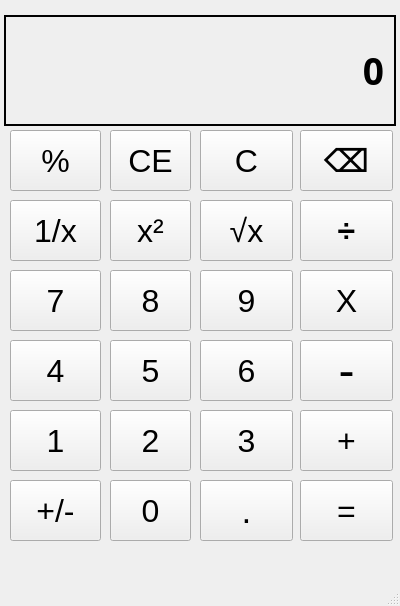
<?xml version="1.0" encoding="UTF-8"?>
<ui version="4.0">
 <class>MainWindow</class>
 <widget class="QMainWindow" name="MainWindow">
  <property name="geometry">
   <rect>
    <x>0</x>
    <y>0</y>
    <width>400</width>
    <height>606</height>
   </rect>
  </property>
  <property name="font">
   <font>
    <pointsize>9</pointsize>
    <weight>50</weight>
    <bold>false</bold>
    <underline>false</underline>
   </font>
  </property>
  <property name="windowTitle">
   <string>Calculator</string>
  </property>
  <property name="toolButtonStyle">
   <enum>Qt::ToolButtonIconOnly</enum>
  </property>
  <property name="tabShape">
   <enum>QTabWidget::Rounded</enum>
  </property>
  <widget class="QWidget" name="centralwidget">
   <widget class="QLabel" name="Output">
    <property name="enabled">
     <bool>true</bool>
    </property>
    <property name="geometry">
     <rect>
      <x>4</x>
      <y>15</y>
      <width>392</width>
      <height>111</height>
     </rect>
    </property>
    <property name="font">
     <font>
      <family>Malgun Gothic</family>
      <pointsize>28</pointsize>
      <weight>75</weight>
      <bold>true</bold>
     </font>
    </property>
    <property name="frameShape">
     <enum>QFrame::WinPanel</enum>
    </property>
    <property name="lineWidth">
     <number>19</number>
    </property>
    <property name="midLineWidth">
     <number>19</number>
    </property>
    <property name="text">
     <string>0</string>
    </property>
    <property name="textFormat">
     <enum>Qt::PlainText</enum>
    </property>
    <property name="alignment">
     <set>Qt::AlignRight|Qt::AlignTrailing|Qt::AlignVCenter</set>
    </property>
    <property name="margin">
     <number>15</number>
    </property>
    <property name="indent">
     <number>-1</number>
    </property>
   </widget>
   <widget class="QPushButton" name="percentButton">
    <property name="geometry">
     <rect>
      <x>10</x>
      <y>130</y>
      <width>91</width>
      <height>61</height>
     </rect>
    </property>
    <property name="font">
     <font>
      <pointsize>24</pointsize>
     </font>
    </property>
    <property name="text">
     <string>%</string>
    </property>
    <property name="iconSize">
     <size>
      <width>20</width>
      <height>20</height>
     </size>
    </property>
   </widget>
   <widget class="QPushButton" name="CE">
    <property name="geometry">
     <rect>
      <x>110</x>
      <y>130</y>
      <width>81</width>
      <height>61</height>
     </rect>
    </property>
    <property name="font">
     <font>
      <pointsize>24</pointsize>
     </font>
    </property>
    <property name="text">
     <string>CE</string>
    </property>
   </widget>
   <widget class="QPushButton" name="CButton">
    <property name="geometry">
     <rect>
      <x>200</x>
      <y>130</y>
      <width>93</width>
      <height>61</height>
     </rect>
    </property>
    <property name="font">
     <font>
      <pointsize>24</pointsize>
     </font>
    </property>
    <property name="text">
     <string>C</string>
    </property>
   </widget>
   <widget class="QPushButton" name="BackButton">
    <property name="geometry">
     <rect>
      <x>300</x>
      <y>130</y>
      <width>93</width>
      <height>61</height>
     </rect>
    </property>
    <property name="font">
     <font>
      <pointsize>24</pointsize>
      <weight>75</weight>
      <bold>true</bold>
     </font>
    </property>
    <property name="text">
     <string>⌫</string>
    </property>
   </widget>
   <widget class="QPushButton" name="divisionbyx">
    <property name="geometry">
     <rect>
      <x>10</x>
      <y>200</y>
      <width>91</width>
      <height>61</height>
     </rect>
    </property>
    <property name="font">
     <font>
      <pointsize>24</pointsize>
      <weight>50</weight>
      <bold>false</bold>
     </font>
    </property>
    <property name="text">
     <string>1/x</string>
    </property>
   </widget>
   <widget class="QPushButton" name="power2">
    <property name="geometry">
     <rect>
      <x>110</x>
      <y>200</y>
      <width>81</width>
      <height>61</height>
     </rect>
    </property>
    <property name="font">
     <font>
      <pointsize>24</pointsize>
     </font>
    </property>
    <property name="text">
     <string>x²</string>
    </property>
   </widget>
   <widget class="QPushButton" name="rootx">
    <property name="geometry">
     <rect>
      <x>200</x>
      <y>200</y>
      <width>93</width>
      <height>61</height>
     </rect>
    </property>
    <property name="font">
     <font>
      <pointsize>24</pointsize>
     </font>
    </property>
    <property name="text">
     <string>√x</string>
    </property>
   </widget>
   <widget class="QPushButton" name="devide">
    <property name="geometry">
     <rect>
      <x>300</x>
      <y>200</y>
      <width>93</width>
      <height>61</height>
     </rect>
    </property>
    <property name="font">
     <font>
      <pointsize>24</pointsize>
      <weight>75</weight>
      <bold>true</bold>
     </font>
    </property>
    <property name="text">
     <string>÷</string>
    </property>
   </widget>
   <widget class="QPushButton" name="button7">
    <property name="geometry">
     <rect>
      <x>10</x>
      <y>270</y>
      <width>91</width>
      <height>61</height>
     </rect>
    </property>
    <property name="font">
     <font>
      <pointsize>24</pointsize>
     </font>
    </property>
    <property name="text">
     <string>7</string>
    </property>
   </widget>
   <widget class="QPushButton" name="buttonmultiply">
    <property name="geometry">
     <rect>
      <x>300</x>
      <y>270</y>
      <width>93</width>
      <height>61</height>
     </rect>
    </property>
    <property name="font">
     <font>
      <pointsize>24</pointsize>
      <weight>50</weight>
      <bold>false</bold>
     </font>
    </property>
    <property name="text">
     <string>X</string>
    </property>
   </widget>
   <widget class="QPushButton" name="buttonminus">
    <property name="geometry">
     <rect>
      <x>300</x>
      <y>340</y>
      <width>93</width>
      <height>61</height>
     </rect>
    </property>
    <property name="font">
     <font>
      <pointsize>36</pointsize>
     </font>
    </property>
    <property name="text">
     <string>-</string>
    </property>
   </widget>
   <widget class="QPushButton" name="Button9">
    <property name="geometry">
     <rect>
      <x>200</x>
      <y>270</y>
      <width>93</width>
      <height>61</height>
     </rect>
    </property>
    <property name="font">
     <font>
      <pointsize>24</pointsize>
     </font>
    </property>
    <property name="text">
     <string>9</string>
    </property>
   </widget>
   <widget class="QPushButton" name="button5">
    <property name="geometry">
     <rect>
      <x>110</x>
      <y>340</y>
      <width>81</width>
      <height>61</height>
     </rect>
    </property>
    <property name="font">
     <font>
      <pointsize>24</pointsize>
     </font>
    </property>
    <property name="text">
     <string>5</string>
    </property>
   </widget>
   <widget class="QPushButton" name="decimabutton">
    <property name="geometry">
     <rect>
      <x>200</x>
      <y>480</y>
      <width>93</width>
      <height>61</height>
     </rect>
    </property>
    <property name="font">
     <font>
      <pointsize>26</pointsize>
     </font>
    </property>
    <property name="text">
     <string>.</string>
    </property>
   </widget>
   <widget class="QPushButton" name="button4">
    <property name="geometry">
     <rect>
      <x>10</x>
      <y>340</y>
      <width>91</width>
      <height>61</height>
     </rect>
    </property>
    <property name="font">
     <font>
      <pointsize>24</pointsize>
     </font>
    </property>
    <property name="text">
     <string>4</string>
    </property>
   </widget>
   <widget class="QPushButton" name="button6">
    <property name="geometry">
     <rect>
      <x>200</x>
      <y>340</y>
      <width>93</width>
      <height>61</height>
     </rect>
    </property>
    <property name="font">
     <font>
      <pointsize>24</pointsize>
     </font>
    </property>
    <property name="text">
     <string>6</string>
    </property>
   </widget>
   <widget class="QPushButton" name="Button8">
    <property name="geometry">
     <rect>
      <x>110</x>
      <y>270</y>
      <width>81</width>
      <height>61</height>
     </rect>
    </property>
    <property name="font">
     <font>
      <pointsize>24</pointsize>
     </font>
    </property>
    <property name="text">
     <string>8</string>
    </property>
   </widget>
   <widget class="QPushButton" name="equalsbutton">
    <property name="geometry">
     <rect>
      <x>300</x>
      <y>480</y>
      <width>93</width>
      <height>61</height>
     </rect>
    </property>
    <property name="font">
     <font>
      <pointsize>24</pointsize>
     </font>
    </property>
    <property name="text">
     <string>=</string>
    </property>
   </widget>
   <widget class="QPushButton" name="plusminus">
    <property name="geometry">
     <rect>
      <x>10</x>
      <y>480</y>
      <width>91</width>
      <height>61</height>
     </rect>
    </property>
    <property name="font">
     <font>
      <pointsize>24</pointsize>
     </font>
    </property>
    <property name="text">
     <string>+/-</string>
    </property>
   </widget>
   <widget class="QPushButton" name="button2">
    <property name="geometry">
     <rect>
      <x>110</x>
      <y>410</y>
      <width>81</width>
      <height>61</height>
     </rect>
    </property>
    <property name="font">
     <font>
      <pointsize>24</pointsize>
     </font>
    </property>
    <property name="text">
     <string>2</string>
    </property>
   </widget>
   <widget class="QPushButton" name="Buttonplus">
    <property name="geometry">
     <rect>
      <x>300</x>
      <y>410</y>
      <width>93</width>
      <height>61</height>
     </rect>
    </property>
    <property name="font">
     <font>
      <pointsize>24</pointsize>
     </font>
    </property>
    <property name="text">
     <string>+</string>
    </property>
   </widget>
   <widget class="QPushButton" name="button3">
    <property name="geometry">
     <rect>
      <x>200</x>
      <y>410</y>
      <width>93</width>
      <height>61</height>
     </rect>
    </property>
    <property name="font">
     <font>
      <pointsize>24</pointsize>
     </font>
    </property>
    <property name="text">
     <string>3</string>
    </property>
   </widget>
   <widget class="QPushButton" name="zerbutton">
    <property name="geometry">
     <rect>
      <x>110</x>
      <y>480</y>
      <width>81</width>
      <height>61</height>
     </rect>
    </property>
    <property name="font">
     <font>
      <pointsize>24</pointsize>
     </font>
    </property>
    <property name="text">
     <string>0</string>
    </property>
   </widget>
   <widget class="QPushButton" name="button1">
    <property name="geometry">
     <rect>
      <x>10</x>
      <y>410</y>
      <width>91</width>
      <height>61</height>
     </rect>
    </property>
    <property name="font">
     <font>
      <pointsize>24</pointsize>
     </font>
    </property>
    <property name="text">
     <string>1</string>
    </property>
   </widget>
  </widget>
  <widget class="QMenuBar" name="menubar">
   <property name="geometry">
    <rect>
     <x>0</x>
     <y>0</y>
     <width>400</width>
     <height>26</height>
    </rect>
   </property>
  </widget>
  <widget class="QStatusBar" name="statusbar"/>
 </widget>
 <resources/>
 <connections/>
</ui>
